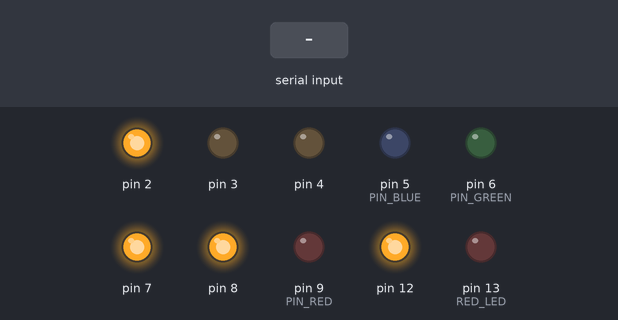
Bench run of a sketch on a simulated Arduino Uno, built with avr-gcc and run on an emulated ATmega328P. On the bench: output pins drawn as LEDs (lit = HIGH). Dashed ring = blinking. The inputs (shaded band) are chosen by the test bench. What the sketch prints to the serial monitor is not drawn.

Above: at 1.2 s.
1.3 s: "c" received over the second serial link
At 1.55 s:
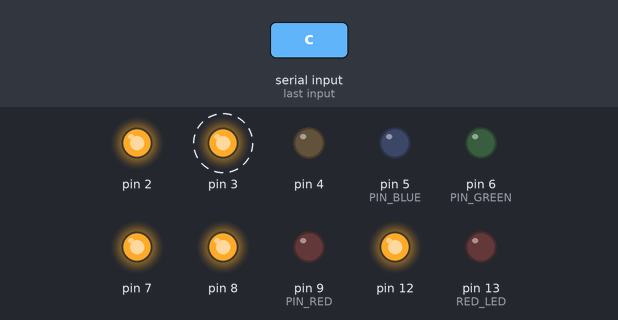
4.3 s: "f90\n" received over the second serial link
At 5.3 s:
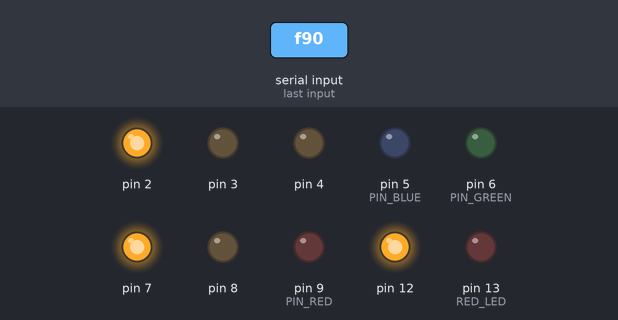
6.0 s: "b" received over the second serial link
At 6.4 s:
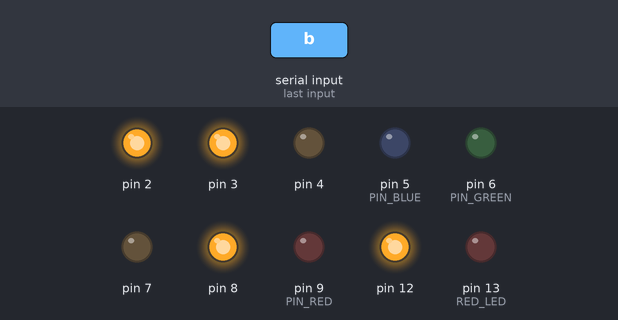
7.5 s: "e" received over the second serial link
At 8.7 s:
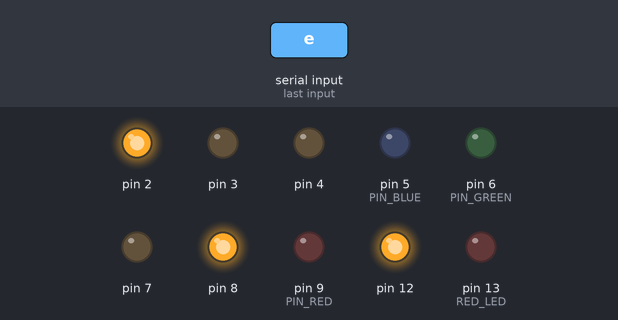
9.0 s: "a90\n" received over the second serial link
At 9.15 s:
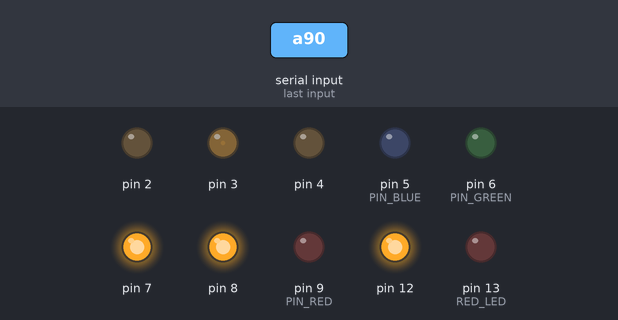
12.0 s: "f" received over the second serial link
At 13.4 s:
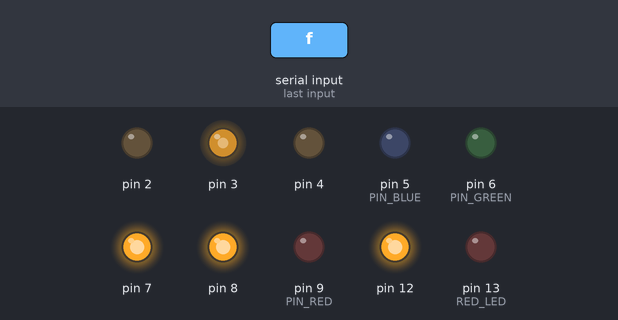
Timing chart, 0 to 14.5 s (numbered marks = the images above; inputs shaded):
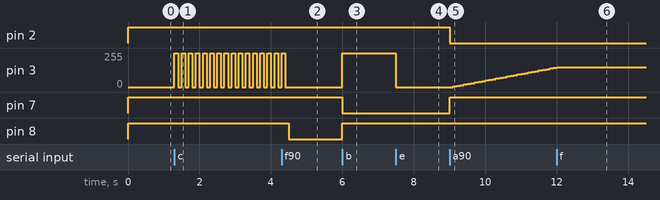

The sketch:

sketch_oct13a2.ino
```cpp
//RGB調色盤範例  http://www.appinventor.tw/ble_lesson5_rgb
//0、1腳位可以直接給藍牙就不用額外再定義了，13腳位是預設給arduino板子上的LED燈
#include <SoftwareSerial.h>
#include <Wire.h>  //引用二個函式庫SoftwareSerial及Wire SoftwareSerial
#define max_char 12 //定義RGB字串  R255G255B255 加上 '\0' 結束字元共13字元

SoftwareSerial BT(10, 11); //定義PIN10及PIN11分別為RX及TX腳位
char message[max_char];    // stores you message
char r_char;               // reads each character
byte index = 0;            // defines the position into your array
int i;

int LED;
//RGB LED Pins
int PIN_RED = 9;
int PIN_GREEN = 6;
int PIN_BLUE = 5;
//RED LED at Pin 13
int RED_LED = 13;/*
String RGB = ""; //store RGB code from BT
String RGB_Previous = "255.255.255)"; //preserve previous RGB color for LED switch on/off, default White
String ON = "ON"; //Check if ON command is received
String OFF = "OFF"; //Check if OFF command is received
boolean RGB_Completed = false;*/
//呼吸燈 http://yehnan.blogspot.com/2012/02/arduino_16.html
int brightness = 0;
int fadeAmount = 5;//0~255每次加上5來回循環
int delayDuration = 100;  //閃爍間隔0.1秒

int flag = 0;
char currentColor;

String redTempValue;
String greenTempValue;
String blueTempValue;
char ReadChar;
void setup() {
  //馬達輸出
  pinMode(0, OUTPUT);//L298N馬達輸出out1
  pinMode(1, OUTPUT);//L298N馬達輸出out2

  pinMode(3, OUTPUT); //LED燈
  pinMode(4, OUTPUT); //馬達
  pinMode(2, OUTPUT);
  pinMode(7, OUTPUT);
  pinMode(8, OUTPUT);
  pinMode(12, OUTPUT);
  Serial.begin(9600); //Arduino起始鮑率9600
  BT.begin(9600); //藍牙鮑率57600
  //(注意！此鮑率每個藍牙晶片不一定相同，請先確認完再填寫進去)
  Serial.println("start");
  digitalWrite(2, HIGH);
  digitalWrite(7, HIGH);
  digitalWrite(8, HIGH);
  digitalWrite(12, HIGH);
  //RGB.reserve(30);
  pinMode(RED_LED, OUTPUT);
  //Set pin13 as output for LED,
  // this LED is on Arduino mini pro, not the RGB LED
}
void Light_RGB_LED(){ //RGB調色盤
  /*
  int SP1 = RGB.indexOf('.');
  int SP2 = RGB.indexOf('.', SP1+1);
  int SP3 = RGB.indexOf('.', SP2+1);
  String R = RGB.substring(0, SP1);
  String G = RGB.substring(SP1+1, SP2);
  String B = RGB.substring(SP2+1, SP3);
   //Print out debug info at Serial output window
  Serial.print("R=");
  Serial.println( constrain(R.toInt(),0,255));
  Serial.print("G=");
  Serial.println(constrain(G.toInt(),0,255));
  Serial.print("B=");
  Serial.println( constrain(B.toInt(),0,255));
  //Light up the LED with color code
 //Because these RGB LED are common anode (Common positive)
//So we need to take 255 to minus R,G,B value to get correct RGB color code
*/ if(flag == 0){
    analogWrite(PIN_RED, 0+redTempValue.toInt());
    analogWrite(PIN_GREEN, 0+greenTempValue.toInt());
    analogWrite(PIN_BLUE, 0+blueTempValue.toInt());
    Serial.println(message);
    flag=1;
    for(i=0; i<12; i++){
      message[i] = '\0';
    }
    //resests the index
    index=0;
  }
}
void BTcommand(){
  ReadChar = (char)BT.read();
  Serial.println(ReadChar);
  //Serial.write(ReadChar);
}
void loop() {
  while (BT.available()>0){
    BTcommand();
    flag = 0;
    //the message can have up to 12 characters
    if(index < (max_char-1)){
      r_char = BT.read();      // Reads a character
      message[index] = r_char;     // Stores the character in message array
      if(r_char=='R'){
         currentColor = 'R';
         redTempValue = "";
      }
      else if(r_char=='G'){
         currentColor = 'G';
         greenTempValue = "";
      }
      else if(r_char=='B'){
         currentColor = 'B';
         blueTempValue = "";
      }
      if(currentColor == 'R' && r_char!='R'){
         redTempValue += r_char;
      }
      else if(currentColor == 'G' && r_char!='G'){
         greenTempValue += r_char;
      }
      else if(currentColor == 'B' && r_char!='B'){
         blueTempValue += r_char;
      }
      index++;                     // Increment position
      message[index] = '\0';       // Delete the last position
   }Light_RGB_LED();
      /*
      // Right parentheses ) indicates complet of the string
      if(ReadChar == ')'){
        RGB_Completed = true;
      }else{
        RGB += ReadChar;
      }
      if(RGB_Completed){
     //Print out debug info at Serial output window
        Serial.print("RGB:");
        Serial.print(RGB);
        Serial.print("     PreRGB:");
        Serial.println(RGB_Previous);
        if(RGB==ON){
            digitalWrite(13,HIGH);
            RGB = RGB_Previous; //We only receive 'ON', so get previous RGB color back to turn LED on
            Light_RGB_LED();
         }else if(RGB==OFF){
            digitalWrite(13,LOW);
            RGB = "0.0.0)"; //Send OFF string to turn light off
            Light_RGB_LED();
        }else{
            //Turn the color according the color code from Bluetooth Serial Port
            Light_RGB_LED();
            RGB_Previous = RGB;
        }
        //Reset RGB String
        RGB = "";
        RGB_Completed = false;
      } //end if of check if RGB completed
    */ if (ReadChar == 'a') {//呼吸燈
        //digitalWrite(3, HIGH);
        digitalWrite(2, LOW);
        digitalWrite(7, HIGH);
        digitalWrite(8, HIGH);
        digitalWrite(12, HIGH);
        int value = 1;
        while(value){
          BTcommand();
          if (ReadChar == 'f'){
            value = 0;
          }
          analogWrite(3, brightness);
          brightness = brightness + fadeAmount;
          if (brightness <= 0 || brightness >= 255) {
            fadeAmount = -fadeAmount ;
          }
          delay(delayDuration);
        }
      }
      else if (ReadChar == 'b') {//恆亮
        digitalWrite(3, HIGH);

        digitalWrite(2, HIGH);
        digitalWrite(7, LOW);
        digitalWrite(8, HIGH);
        digitalWrite(12, HIGH);
      }
      else if (ReadChar == 'c') {//閃爍
        int value = 1;
        while(value){
          BTcommand();
          if (ReadChar == 'f'){
            value = 0;
          }
          digitalWrite(3, HIGH);
          delay(delayDuration);
          digitalWrite(3, LOW);
          delay(delayDuration);
        }
        digitalWrite(2, HIGH);
        digitalWrite(7, HIGH);
        digitalWrite(8, LOW);
        digitalWrite(12, HIGH);
      }
      else if (ReadChar == 'd') {//馬達旋轉
        digitalWrite(3, HIGH);

        digitalWrite(0, HIGH);
        digitalWrite(1, LOW);
        int value = 1;
        while(value){
          BTcommand();
          if (ReadChar == 'f'){
            value = 0;
          }
        }
        /*
        digitalWrite(0, LOW);
        digitalWrite(1, HIGH);
        */
      }
      else if (ReadChar == 'e') {//馬達停止
        digitalWrite(3, LOW);

        digitalWrite(0, LOW);
        digitalWrite(1, LOW);
      }

      else if (ReadChar == 'f') {//停止
        digitalWrite(3, LOW);

        digitalWrite(2, HIGH);
        digitalWrite(7, HIGH);
        digitalWrite(8, HIGH);
        digitalWrite(12, LOW);

        digitalWrite(0, LOW);
        digitalWrite(1, LOW);
      }
      else{
      }
      //Light_RGB_LED();
    }
}
```

Measured:
- after the input at 1.3 s, pin 3: alternates 255/255 for 0.10 s and 0/255 for 0.10 s, starting at once
- after the input at 4.3 s, pin 3: goes on until 4.4 s, then stays 0/255; pin 8: HIGH → LOW after 0.20 s
- after the input at 6.0 s, pin 3: 0/255 → 255/255 at once; pin 7: HIGH → LOW at once; pin 8: LOW → HIGH at once
- after the input at 7.5 s, pin 3: 255/255 → 0/255 at once
- after the input at 9.0 s, pin 2: HIGH → LOW at once; pin 3: moves from 0/255 to 145/255 over 2.8 s, starting after 0.10 s; pin 7: LOW → HIGH at once
- after the input at 12.0 s, pin 3: goes on until 12.0 s, then stays 150/255
